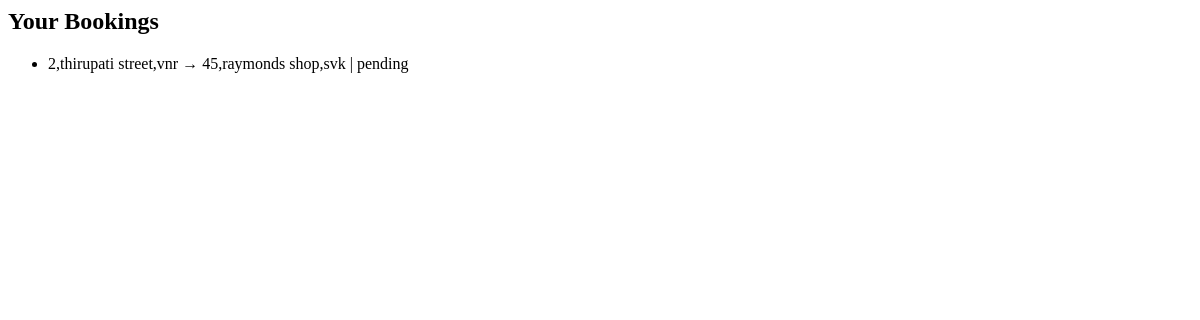
/booking/ (signed in), run on an earlier commit of the app's database.
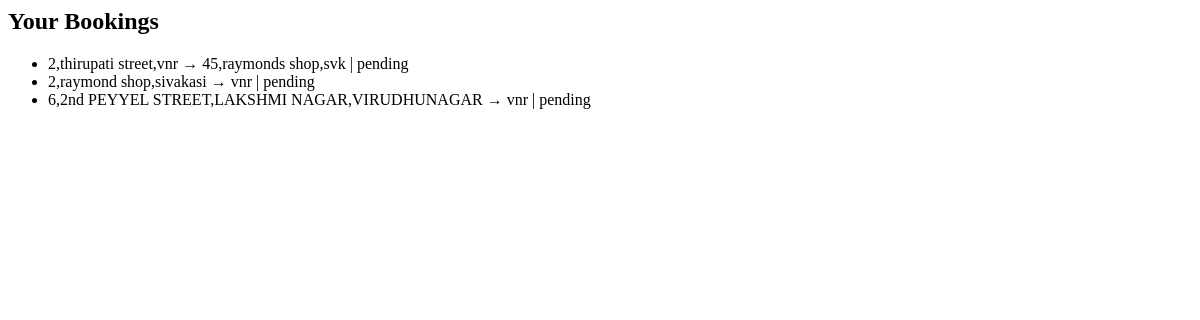
And on a later commit of the database.
### client/models.py (models this page shows, shortened)
class Booking(models.Model):
    STATUS_CHOICES = [
        ('pending', 'Pending'),
        ('accepted', 'Accepted'),
        ('in-transit', 'In-Transit'),
        ('delivered', 'Delivered'),
    ]
    user = models.ForeignKey(User, on_delete=models.CASCADE)
    pickup_address = models.TextField()
    delivery_address = models.TextField()
    goods_type = models.CharField(max_length=100)
    weight = models.DecimalField(max_digits=10, decimal_places=2)
    dimensions = models.CharField(max_length=100)
    booking_date = models.DateTimeField(auto_now_add=True)
    phone_no = models.CharField(max_length=15)
    status = models.CharField(max_length=20, choices=STATUS_CHOICES, default='pending')
    branch_id = models.CharField(max_length=10,default='vpt1')
    order_id = models.CharField(max_length=20, unique=True, editable=False, null=True, blank=True)

### client/views.py (the view)
# urls.py: path('booking/', views.booking_list, name='booking_list'),
def booking_list(request):
    bookings = Booking.objects.filter(user=request.user)
    return render(request, 'booking_list.html', {'bookings': bookings})

### client/templates/booking_list.html
<h2>Your Bookings</h2>
<ul>
  {% for booking in bookings %}
    <li>
      {{ booking.pickup_address }} → {{ booking.delivery_address }} | {{ booking.status }}
    </li>
  {% empty %}
    <li>No bookings yet.</li>
  {% endfor %}
</ul>

What changed in the data, as far as the page shows it:
added Booking: pickup_address "2,raymond shop,sivakasi", delivery_address "vnr", status "pending"
added Booking: pickup_address "6,2nd PEYYEL STREET,LAKSHMI NAGAR,VIRUDHUNAGAR", delivery_address "vnr", status "pending"
